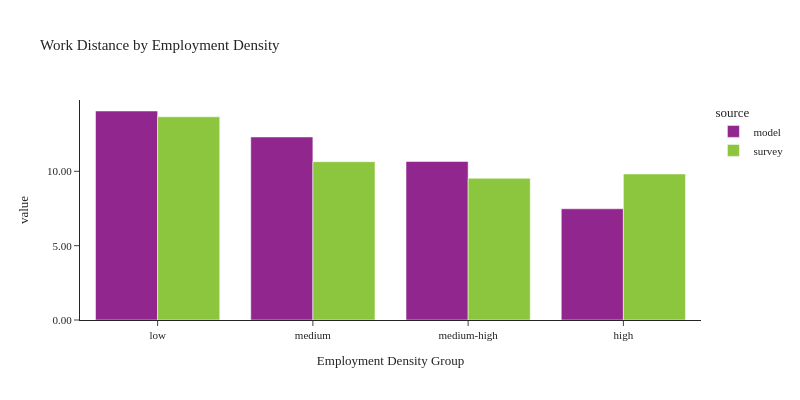

Notebook cell for this chart:
### Code cell
plot_work_location(df_workers, 'emp_density_group', 'Employment Density', 'Employment Density Group')

### Figure 1 — Plotly figure (JSON) as saved in the notebook; plotly's stock layout.template omitted (floating-point values rounded to 4 significant figures)
{"data": [{"alignmentgroup": "True", "customdata": [[580382], [584724], [552992], [504961]], "hovertemplate": "source=model<br>emp_density_group=%{x}<br>value=%{y}<br>sample count=%{customdata[0]}<extra></extra>", "legendgroup": "model", "marker": {"color": "#91268F", "pattern": {"shape": ""}}, "name": "model", "offsetgroup": "model", "orientation": "v", "showlegend": true, "textposition": "auto", "type": "bar", "x": ["low", "medium", "medium-high", "high"], "xaxis": "x", "y": [14.06, 12.31, 10.66, 7.481], "yaxis": "y"}, {"alignmentgroup": "True", "customdata": [[939], [793], [667], [424]], "hovertemplate": "source=survey<br>emp_density_group=%{x}<br>value=%{y}<br>sample count=%{customdata[0]}<extra></extra>", "legendgroup": "survey", "marker": {"color": "#8CC63E", "pattern": {"shape": ""}}, "name": "survey", "offsetgroup": "survey", "orientation": "v", "showlegend": true, "textposition": "auto", "type": "bar", "x": ["low", "medium", "medium-high", "high"], "xaxis": "x", "y": [13.67, 10.65, 9.529, 9.819], "yaxis": "y"}], "layout": {"barmode": "group", "font": {"size": 11}, "height": 400, "legend": {"title": {"text": "source"}, "tracegroupgap": 0}, "title": {"text": "Work Distance by Employment Density"}, "width": 800, "xaxis": {"anchor": "y", "domain": [0.0, 1.0], "title": {"text": "Employment Density Group"}}, "yaxis": {"anchor": "x", "domain": [0.0, 1.0], "tickformat": ".2f", "title": {"text": "value"}}}}
